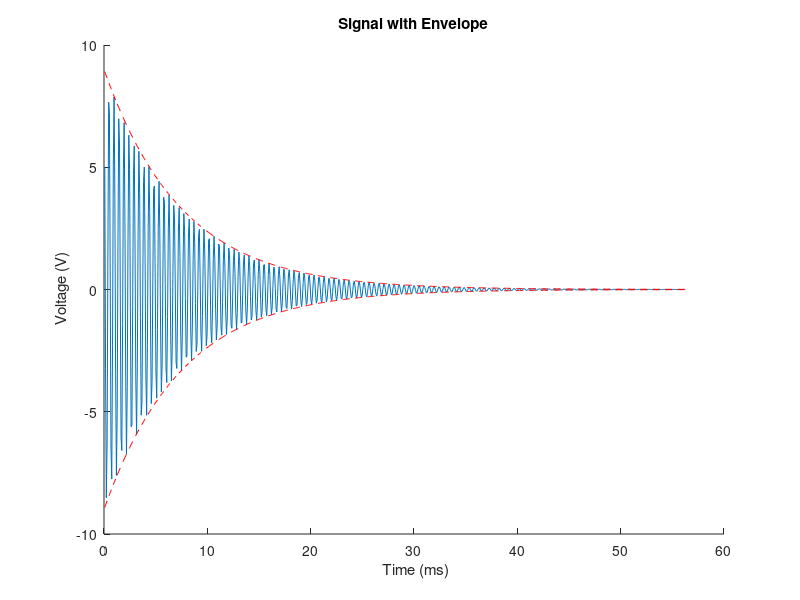

MATLAB code to generate this figure:
%% MCCCXXXVII TDCI HW #1
%% Classical Solutions to Differential Equations

%%%%%%%%%%%%%%%%%%%%%%%%%%%%
% Key Click Mode - Part d) %
%%%%%%%%%%%%%%%%%%%%%%%%%%%%

%% Clear MATLAB environment of all variables and open windows.

clear all;
close all;

%% Set coefficients and equations as derived for homework assignment.

b = 100;
a = 10^7;
w = sqrt(a^2-b^2);
B = j*w;
c1 = 9;
c2 = 9*10^-5;

%% Set sampling vector 't' to iterate over 750 bins.

t = 1:750;
n = 10000;
x = t*750/10000;

%% Plot derived differential equation with respect to t
%  with a sampling rate of n = 10000 per bin.

v(t) = exp(-b*t/n).*(c1*cos(w*t/n)+c2*cos(w*t/n));
hold on;
plot(x,v)
env(t) = c1*exp(-b*t/n);
plot(x,env,'r--');
plot(x,-env,'r--');
title ('Signal with Envelope');
xlabel (' Time (ms)');
ylabel (' Voltage (V)');


hold off;